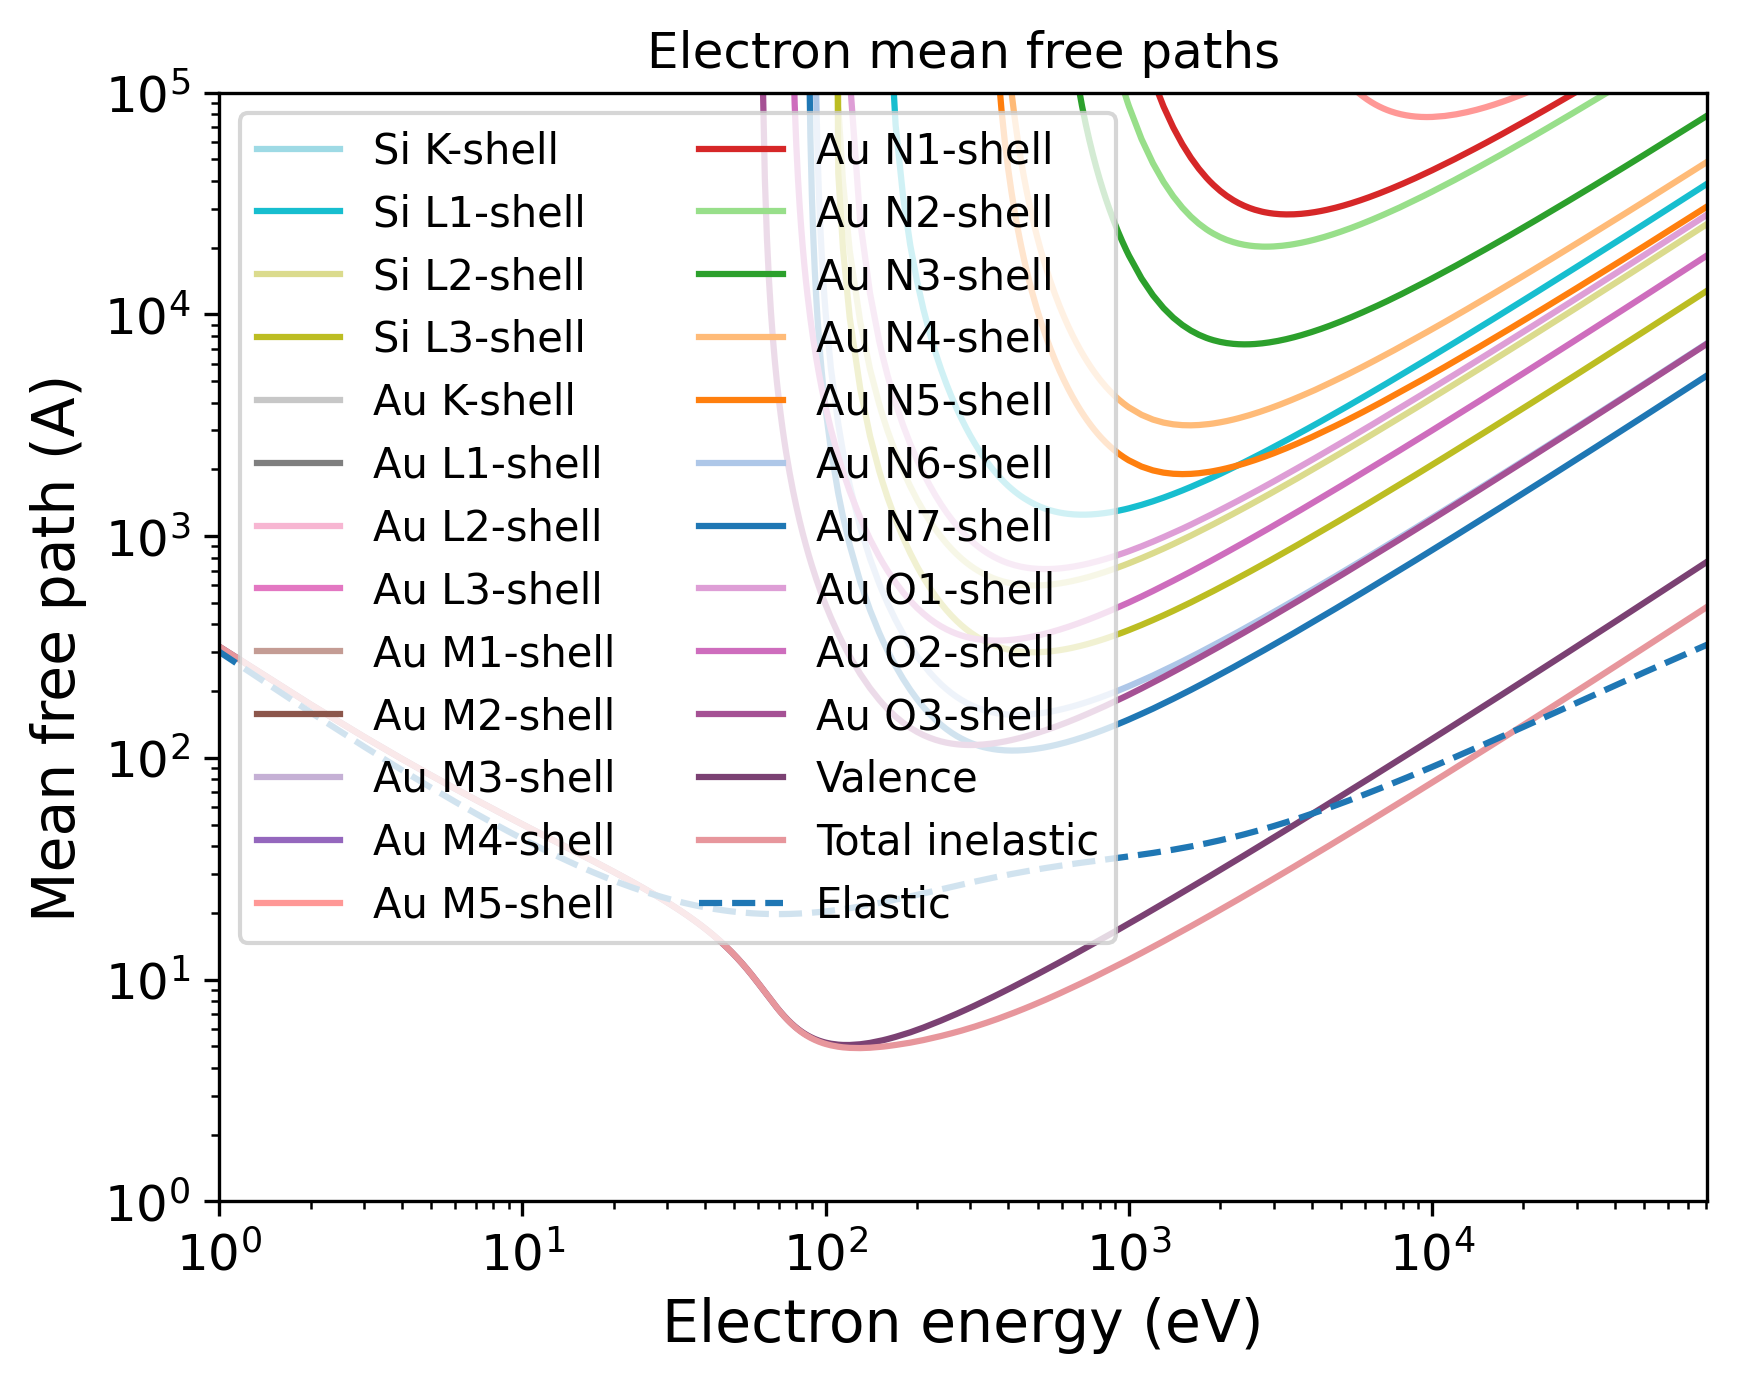

Python code for this plot:
import pandas as pd
import numpy as np
import matplotlib.pyplot as plt
import matplotlib.cm as cm
# Set the format:
plt.xlabel("Electron energy (eV)", fontsize=14)
plt.ylabel("Mean free path (A)", fontsize=14)
plt.xticks(fontsize=12)
plt.yticks(fontsize=12)
plt.grid(False)
# Set the axes:
# Read the output file:
df = pd.read_csv(r"OUTPUT_SiAu3_Electron_IMFP.dat", sep=r'\s+', header=None, comment="#", skipinitialspace=True)
plt.xscale("log")
plt.yscale("log")
# Prepare the plot:
columns_to_plot = [ 1, 2, 3, 4, 5, 6, 7, 8, 9, 10, 11, 12, 13, 14, 15, 16, 17, 18, 19, 20, 21, 22, 23, 24, 25]
labels = [ "Si K-shell", "Si L1-shell", "Si L2-shell", "Si L3-shell", "Au K-shell", "Au L1-shell", "Au L2-shell", "Au L3-shell", "Au M1-shell", "Au M2-shell", "Au M3-shell", "Au M4-shell", "Au M5-shell", "Au N1-shell", "Au N2-shell", "Au N3-shell", "Au N4-shell", "Au N5-shell", "Au N6-shell", "Au N7-shell", "Au O1-shell", "Au O2-shell", "Au O3-shell", "Valence", "Total inelastic"]
# Create N distinct colors from a colormap
N = len(columns_to_plot)
colors = np.vstack([plt.cm.tab20(np.linspace(1, 0, 20)), plt.cm.tab20b(np.linspace(1, 0, 20))])
# Set line styles:
linestyles = [ "-", "-", "-", "-", "-", "-", "-", "-", "-", "-", "-", "-", "-", "-", "-", "-", "-", "-", "-", "-", "-", "-", "-", "-", "-"]
for i, col in enumerate(columns_to_plot):
    color = colors[i % len(colors)]
    ls    = linestyles[i % len(linestyles)]
    label = labels[i % len(labels)]
    plt.plot(df.iloc[:, 0], df.iloc[:, col],
    color=color,
    label=label,
    linestyle=ls)
# Add a curve from the second file
df2 = pd.read_csv(r"OUTPUT_SiAu3_Electron_EMFP.dat", sep=r'\s+', header=None, comment="#", skipinitialspace=True)
columns_to_plot2 = [ 3]
labels2 = [ "Elastic"]
# Create second part of the plot:
for col, label in zip(columns_to_plot2, labels2):
    plt.plot(df2.iloc[:, 0], df2.iloc[:, col], label=label, linestyle="--")
plt.xlim(1.00000000,80729.00100000)
plt.ylim(1.00000000,100000.00000000)
plt.title("Electron mean free paths")
plt.legend(loc="best", fontsize=10, ncol=2)
# Save the plot in this format:
plt.savefig("OUTPUT_MFP_electron.png", dpi=300, bbox_inches="tight")
